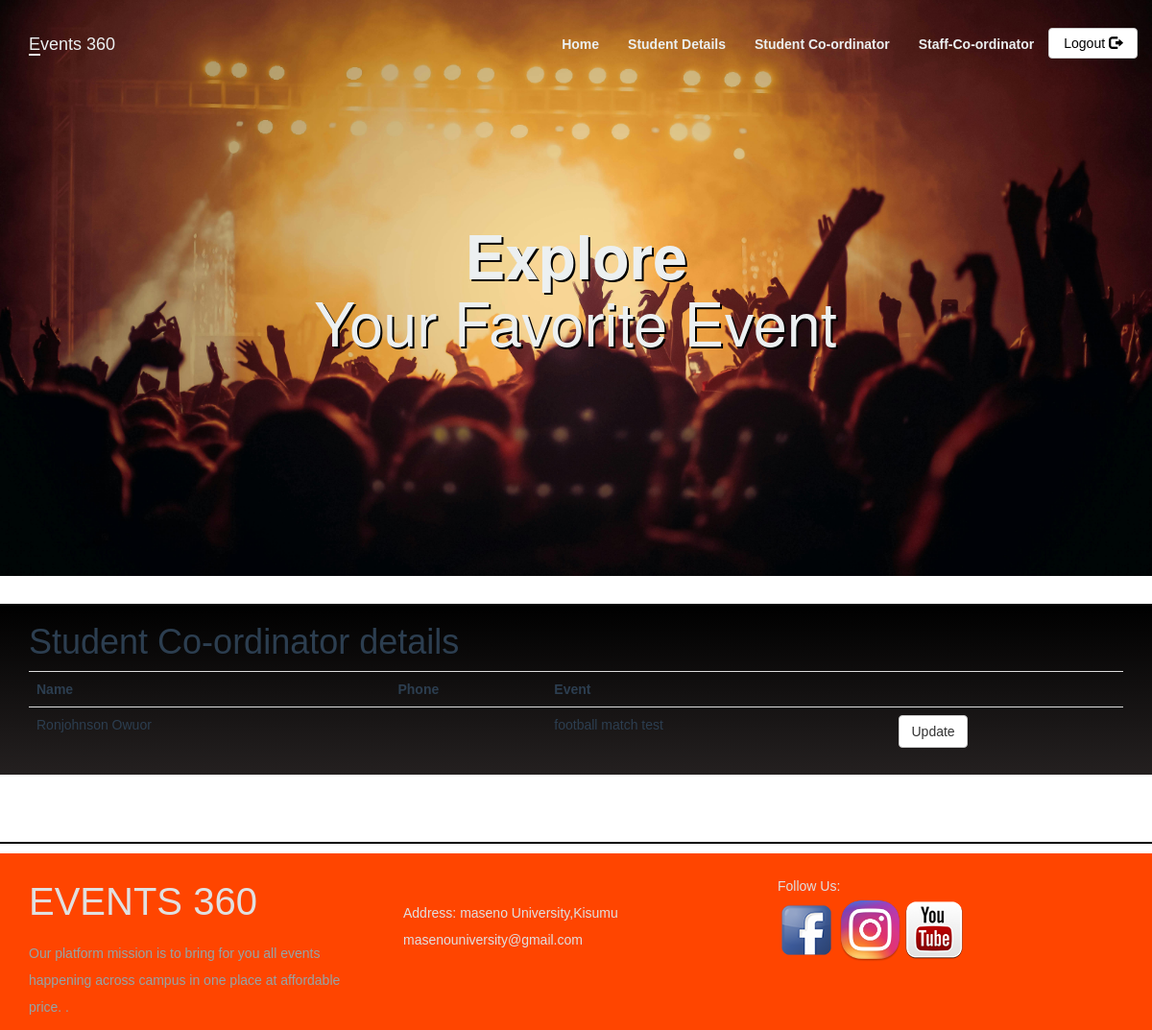
Screenshot of /Stu_cordinator.php with the database file from the repository.
### tables this page shows
CREATE TABLE `student_coordinator` (
  `sid` int NOT NULL AUTO_INCREMENT,
  `st_name` varchar(100) NOT NULL,
  `phone` varchar(10) DEFAULT NULL,
  `event_id` int DEFAULT NULL,
  PRIMARY KEY (`sid`)
);

CREATE TABLE `events` (
  `event_id` int NOT NULL,
  `event_title` varchar(50) NOT NULL,
  `event_price` int DEFAULT NULL,
  `participents` int DEFAULT '0',
  `img_link` text,
  `type_id` int DEFAULT NULL,
  PRIMARY KEY (`event_id`)
);

### Stu_cordinator.php (the view, shortened to what this page needs)
<?php
include_once 'classes/db1.php';
$result = mysqli_query($conn,"SELECT * FROM student_coordinator s ,events e where e.event_id= s.event_id");
?>
<!DOCTYPE html>
<html>
<head>
        <?php require 'utils/styles.php'; ?>
    </head>
<body><?php include 'utils/adminHeader.php'?>
<div class = "content">
<div class = "container">
<h1>Student Co-ordinator details</h1>
<?php
if (mysqli_num_rows($result) > 0) {
?>
 <table class="table table-hover" >
  <tr>
    <th>Name</th>
    <th>Phone</th>
    <th>Event</th>
    <th></th>
  </tr>
<?php
while($row = mysqli_fetch_array($result)) {
?>
<tr>
    <td><?php echo $row["st_name"]; ?></td>
    <td><?php echo $row["phone"]; ?></td>
    <td><?php echo $row["event_title"]; ?></td>
    <td> <?php echo '<a  href="updateStudent.php?id='.$row['event_id'].'" class = "btn btn-default"> Update</a>'?></td>
</tr>
<?php
}
?>
</table>
 <?php
}
else{
    echo "No result found";
}
?>
</div>
</div>
 </body>
 <?php include 'utils/footer.php';?>
</html>

### css/style.css (style rules this page uses)
body { overflow-x: hidden; }
.content { font-family: Arial, Helvetica, sans-serif; color: #2C3E50; background-image: linear-gradient(black,rgb(36, 32, 32)); height: auto; }

### rows the page displays
student_coordinator: st_name "Ronjohnson Owuor", event.event_title "football match test"
